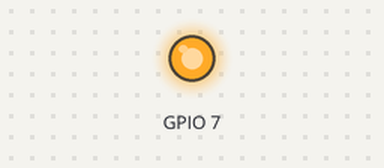
The program below on a simulated Raspberry Pi (BCM pin numbers). Shown: output pins drawn as LEDs (lit = HIGH). At 0.0 s the program stops and its outputs stay as they are.

Above: at 0.1 s.
Timing chart, 0 to 1.5 s (numbered marks = the images above):
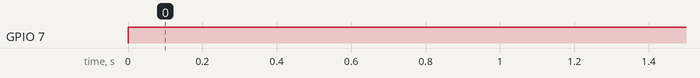

Measured:
- by itself, GPIO 7: LOW → HIGH at 0.00 s

The program:

activar.py
```python
#!/usr/bin/python
# -*- encoding: utf-8 -*-

#Importar libreria GPIO
import RPi.GPIO as GPIO

#Definir modo de trabajo para la placa BCM
GPIO.setmode(GPIO.BCM)

#Desactivo Errores
GPIO.setwarnings(False)

#Importamos la libreria time
import time

#Importamos la libreria para comandos de la consola/shell
import os

#Definir GPIO como Salida
GPIO.setup(7, GPIO.OUT)

#Asigno valor alto para que tenga corriente la salida de 3,3v por GPIO
GPIO.output(7, GPIO.HIGH)
```
